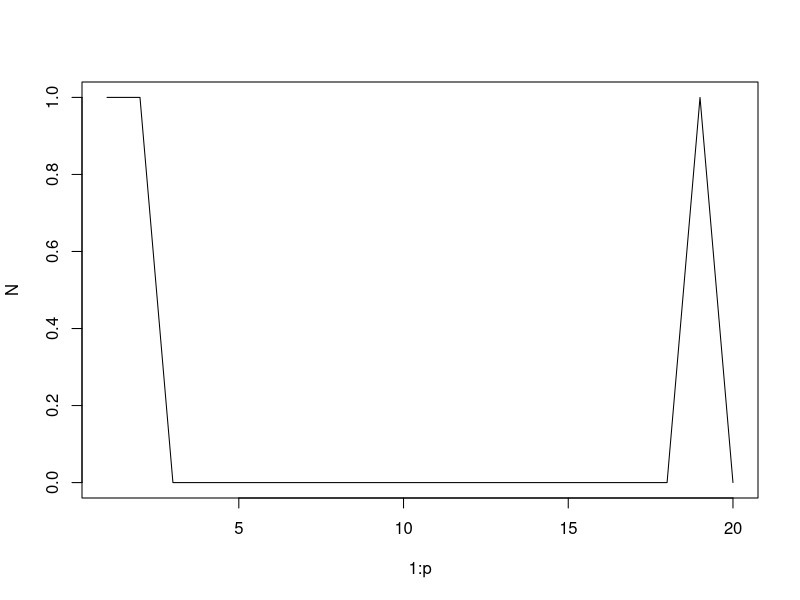
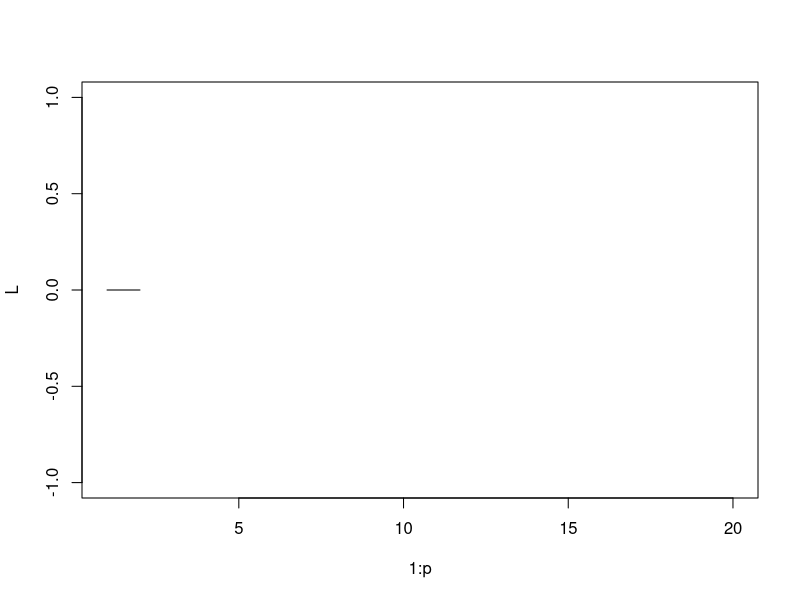

These figures' R source, in order:
rm(list = ls(all = TRUE))
p = 20
N =c()
L =c()
for (n in 1:p){
  i = floor(runif(1, min= 1, max = n))
  M <- matrix(data = (i + i - 1)^(-1), nrow = i, ncol=i)^n
  N = c(N, det(M))
  L = c(L, log(det(M)))
  }
{
  plot(1:p, N, "l")
  
  plot(1:p, L, "l")
}

